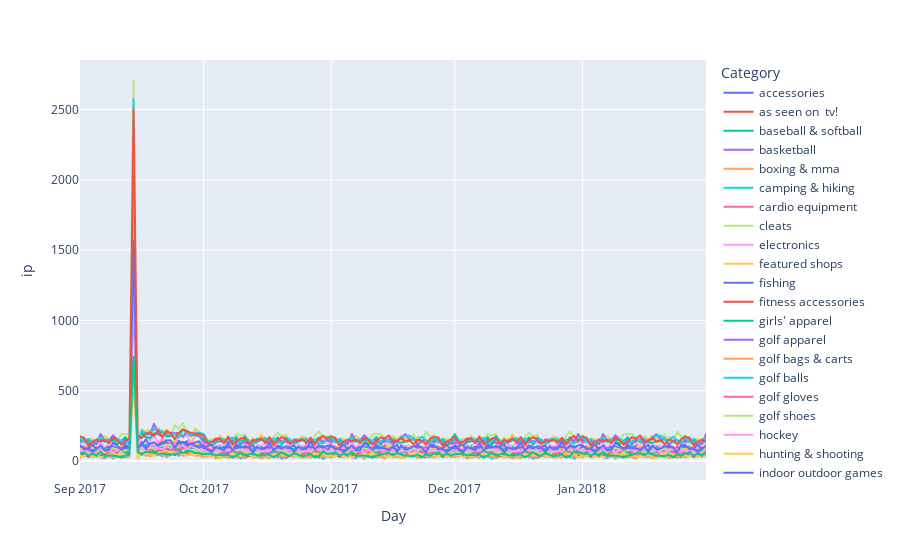

Source (notebook cell):
### Code cell
# plotting the data
fig = px.line(to_plot.reset_index(), x = 'Day', y = 'ip', color = 'Category')
fig.show()

### Figure 1 — Plotly figure (JSON) as saved in the notebook; plotly's stock layout.template omitted (floating-point values rounded to 4 significant figures; data arrays with more than 128 entries replaced by an {"elided": "..."} marker saying what was removed)
{"data": [{"hovertemplate": "Category=accessories<br>Day=%{x}<br>ip=%{y}<extra></extra>", "legendgroup": "accessories", "line": {"color": "#636efa", "dash": "solid"}, "marker": {"symbol": "circle"}, "mode": "lines", "name": "accessories", "showlegend": true, "type": "scattergl", "x": {"elided": "153 str values"}, "xaxis": "x", "y": {"elided": "153 int values"}, "yaxis": "y"}, {"hovertemplate": "Category=as seen on  tv!<br>Day=%{x}<br>ip=%{y}<extra></extra>", "legendgroup": "as seen on  tv!", "line": {"color": "#EF553B", "dash": "solid"}, "marker": {"symbol": "circle"}, "mode": "lines", "name": "as seen on  tv!", "showlegend": true, "type": "scattergl", "x": {"elided": "153 str values"}, "xaxis": "x", "y": {"elided": "153 int values"}, "yaxis": "y"}, {"hovertemplate": "Category=baseball & softball<br>Day=%{x}<br>ip=%{y}<extra></extra>", "legendgroup": "baseball & softball", "line": {"color": "#00cc96", "dash": "solid"}, "marker": {"symbol": "circle"}, "mode": "lines", "name": "baseball & softball", "showlegend": true, "type": "scattergl", "x": {"elided": "153 str values"}, "xaxis": "x", "y": {"elided": "153 int values"}, "yaxis": "y"}, {"hovertemplate": "Category=basketball<br>Day=%{x}<br>ip=%{y}<extra></extra>", "legendgroup": "basketball", "line": {"color": "#ab63fa", "dash": "solid"}, "marker": {"symbol": "circle"}, "mode": "lines", "name": "basketball", "showlegend": true, "type": "scattergl", "x": {"elided": "153 str values"}, "xaxis": "x", "y": {"elided": "153 int values"}, "yaxis": "y"}, {"hovertemplate": "Category=boxing & mma<br>Day=%{x}<br>ip=%{y}<extra></extra>", "legendgroup": "boxing & mma", "line": {"color": "#FFA15A", "dash": "solid"}, "marker": {"symbol": "circle"}, "mode": "lines", "name": "boxing & mma", "showlegend": true, "type": "scattergl", "x": {"elided": "153 str values"}, "xaxis": "x", "y": {"elided": "153 int values"}, "yaxis": "y"}, {"hovertemplate": "Category=camping & hiking<br>Day=%{x}<br>ip=%{y}<extra></extra>", "legendgroup": "camping & hiking", "line": {"color": "#19d3f3", "dash": "solid"}, "marker": {"symbol": "circle"}, "mode": "lines", "name": "camping & hiking", "showlegend": true, "type": "scattergl", "x": {"elided": "153 str values"}, "xaxis": "x", "y": {"elided": "153 int values"}, "yaxis": "y"}, {"hovertemplate": "Category=cardio equipment<br>Day=%{x}<br>ip=%{y}<extra></extra>", "legendgroup": "cardio equipment", "line": {"color": "#FF6692", "dash": "solid"}, "marker": {"symbol": "circle"}, "mode": "lines", "name": "cardio equipment", "showlegend": true, "type": "scattergl", "x": {"elided": "153 str values"}, "xaxis": "x", "y": {"elided": "153 int values"}, "yaxis": "y"}, {"hovertemplate": "Category=cleats<br>Day=%{x}<br>ip=%{y}<extra></extra>", "legendgroup": "cleats", "line": {"color": "#B6E880", "dash": "solid"}, "marker": {"symbol": "circle"}, "mode": "lines", "name": "cleats", "showlegend": true, "type": "scattergl", "x": {"elided": "153 str values"}, "xaxis": "x", "y": {"elided": "153 int values"}, "yaxis": "y"}, {"hovertemplate": "Category=electronics<br>Day=%{x}<br>ip=%{y}<extra></extra>", "legendgroup": "electronics", "line": {"color": "#FF97FF", "dash": "solid"}, "marker": {"symbol": "circle"}, "mode": "lines", "name": "electronics", "showlegend": true, "type": "scattergl", "x": {"elided": "153 str values"}, "xaxis": "x", "y": {"elided": "153 int values"}, "yaxis": "y"}, {"hovertemplate": "Category=featured shops<br>Day=%{x}<br>ip=%{y}<extra></extra>", "legendgroup": "featured shops", "line": {"color": "#FECB52", "dash": "solid"}, "marker": {"symbol": "circle"}, "mode": "lines", "name": "featured shops", "showlegend": true, "type": "scattergl", "x": {"elided": "153 str values"}, "xaxis": "x", "y": {"elided": "153 int values"}, "yaxis": "y"}, {"hovertemplate": "Category=fishing<br>Day=%{x}<br>ip=%{y}<extra></extra>", "legendgroup": "fishing", "line": {"color": "#636efa", "dash": "solid"}, "marker": {"symbol": "circle"}, "mode": "lines", "name": "fishing", "showlegend": true, "type": "scattergl", "x": {"elided": "153 str values"}, "xaxis": "x", "y": {"elided": "153 int values"}, "yaxis": "y"}, {"hovertemplate": "Category=fitness accessories<br>Day=%{x}<br>ip=%{y}<extra></extra>", "legendgroup": "fitness accessories", "line": {"color": "#EF553B", "dash": "solid"}, "marker": {"symbol": "circle"}, "mode": "lines", "name": "fitness accessories", "showlegend": true, "type": "scattergl", "x": {"elided": "153 str values"}, "xaxis": "x", "y": {"elided": "153 int values"}, "yaxis": "y"}, {"hovertemplate": "Category=girls' apparel<br>Day=%{x}<br>ip=%{y}<extra></extra>", "legendgroup": "girls' apparel", "line": {"color": "#00cc96", "dash": "solid"}, "marker": {"symbol": "circle"}, "mode": "lines", "name": "girls' apparel", "showlegend": true, "type": "scattergl", "x": {"elided": "153 str values"}, "xaxis": "x", "y": {"elided": "153 int values"}, "yaxis": "y"}, {"hovertemplate": "Category=golf apparel<br>Day=%{x}<br>ip=%{y}<extra></extra>", "legendgroup": "golf apparel", "line": {"color": "#ab63fa", "dash": "solid"}, "marker": {"symbol": "circle"}, "mode": "lines", "name": "golf apparel", "showlegend": true, "type": "scattergl", "x": {"elided": "153 str values"}, "xaxis": "x", "y": {"elided": "153 int values"}, "yaxis": "y"}, {"hovertemplate": "Category=golf bags & carts<br>Day=%{x}<br>ip=%{y}<extra></extra>", "legendgroup": "golf bags & carts", "line": {"color": "#FFA15A", "dash": "solid"}, "marker": {"symbol": "circle"}, "mode": "lines", "name": "golf bags & carts", "showlegend": true, "type": "scattergl", "x": {"elided": "153 str values"}, "xaxis": "x", "y": {"elided": "153 int values"}, "yaxis": "y"}, {"hovertemplate": "Category=golf balls<br>Day=%{x}<br>ip=%{y}<extra></extra>", "legendgroup": "golf balls", "line": {"color": "#19d3f3", "dash": "solid"}, "marker": {"symbol": "circle"}, "mode": "lines", "name": "golf balls", "showlegend": true, "type": "scattergl", "x": {"elided": "153 str values"}, "xaxis": "x", "y": {"elided": "153 int values"}, "yaxis": "y"}, {"hovertemplate": "Category=golf gloves<br>Day=%{x}<br>ip=%{y}<extra></extra>", "legendgroup": "golf gloves", "line": {"color": "#FF6692", "dash": "solid"}, "marker": {"symbol": "circle"}, "mode": "lines", "name": "golf gloves", "showlegend": true, "type": "scattergl", "x": {"elided": "153 str values"}, "xaxis": "x", "y": {"elided": "153 int values"}, "yaxis": "y"}, {"hovertemplate": "Category=golf shoes<br>Day=%{x}<br>ip=%{y}<extra></extra>", "legendgroup": "golf shoes", "line": {"color": "#B6E880", "dash": "solid"}, "marker": {"symbol": "circle"}, "mode": "lines", "name": "golf shoes", "showlegend": true, "type": "scattergl", "x": {"elided": "153 str values"}, "xaxis": "x", "y": {"elided": "153 int values"}, "yaxis": "y"}, {"hovertemplate": "Category=hockey<br>Day=%{x}<br>ip=%{y}<extra></extra>", "legendgroup": "hockey", "line": {"color": "#FF97FF", "dash": "solid"}, "marker": {"symbol": "circle"}, "mode": "lines", "name": "hockey", "showlegend": true, "type": "scattergl", "x": {"elided": "153 str values"}, "xaxis": "x", "y": {"elided": "153 int values"}, "yaxis": "y"}, {"hovertemplate": "Category=hunting & shooting<br>Day=%{x}<br>ip=%{y}<extra></extra>", "legendgroup": "hunting & shooting", "line": {"color": "#FECB52", "dash": "solid"}, "marker": {"symbol": "circle"}, "mode": "lines", "name": "hunting & shooting", "showlegend": true, "type": "scattergl", "x": {"elided": "153 str values"}, "xaxis": "x", "y": {"elided": "153 int values"}, "yaxis": "y"}, {"hovertemplate": "Category=indoor outdoor games<br>Day=%{x}<br>ip=%{y}<extra></extra>", "legendgroup": "indoor outdoor games", "line": {"color": "#636efa", "dash": "solid"}, "marker": {"symbol": "circle"}, "mode": "lines", "name": "indoor outdoor games", "showlegend": true, "type": "scattergl", "x": {"elided": "153 str values"}, "xaxis": "x", "y": {"elided": "153 int values"}, "yaxis": "y"}, {"hovertemplate": "Category=kids' golf clubs<br>Day=%{x}<br>ip=%{y}<extra></extra>", "legendgroup": "kids' golf clubs", "line": {"color": "#EF553B", "dash": "solid"}, "marker": {"symbol": "circle"}, "mode": "lines", "name": "kids' golf clubs", "showlegend": true, "type": "scattergl", "x": {"elided": "153 str values"}, "xaxis": "x", "y": {"elided": "153 int values"}, "yaxis": "y"}, {"hovertemplate": "Category=lacrosse<br>Day=%{x}<br>ip=%{y}<extra></extra>", "legendgroup": "lacrosse", "line": {"color": "#00cc96", "dash": "solid"}, "marker": {"symbol": "circle"}, "mode": "lines", "name": "lacrosse", "showlegend": true, "type": "scattergl", "x": {"elided": "153 str values"}, "xaxis": "x", "y": {"elided": "153 int values"}, "yaxis": "y"}, {"hovertemplate": "Category=men's footwear<br>Day=%{x}<br>ip=%{y}<extra></extra>", "legendgroup": "men's footwear", "line": {"color": "#ab63fa", "dash": "solid"}, "marker": {"symbol": "circle"}, "mode": "lines", "name": "men's footwear", "showlegend": true, "type": "scattergl", "x": {"elided": "153 str values"}, "xaxis": "x", "y": {"elided": "153 int values"}, "yaxis": "y"}, {"hovertemplate": "Category=men's golf clubs<br>Day=%{x}<br>ip=%{y}<extra></extra>", "legendgroup": "men's golf clubs", "line": {"color": "#FFA15A", "dash": "solid"}, "marker": {"symbol": "circle"}, "mode": "lines", "name": "men's golf clubs", "showlegend": true, "type": "scattergl", "x": {"elided": "153 str values"}, "xaxis": "x", "y": {"elided": "153 int values"}, "yaxis": "y"}, {"hovertemplate": "Category=shop by sport<br>Day=%{x}<br>ip=%{y}<extra></extra>", "legendgroup": "shop by sport", "line": {"color": "#19d3f3", "dash": "solid"}, "marker": {"symbol": "circle"}, "mode": "lines", "name": "shop by sport", "showlegend": true, "type": "scattergl", "x": {"elided": "153 str values"}, "xaxis": "x", "y": {"elided": "153 int values"}, "yaxis": "y"}, {"hovertemplate": "Category=soccer<br>Day=%{x}<br>ip=%{y}<extra></extra>", "legendgroup": "soccer", "line": {"color": "#FF6692", "dash": "solid"}, "marker": {"symbol": "circle"}, "mode": "lines", "name": "soccer", "showlegend": true, "type": "scattergl", "x": {"elided": "153 str values"}, "xaxis": "x", "y": {"elided": "153 int values"}, "yaxis": "y"}, {"hovertemplate": "Category=strength training<br>Day=%{x}<br>ip=%{y}<extra></extra>", "legendgroup": "strength training", "line": {"color": "#B6E880", "dash": "solid"}, "marker": {"symbol": "circle"}, "mode": "lines", "name": "strength training", "showlegend": true, "type": "scattergl", "x": {"elided": "153 str values"}, "xaxis": "x", "y": {"elided": "153 int values"}, "yaxis": "y"}, {"hovertemplate": "Category=tennis & racquet<br>Day=%{x}<br>ip=%{y}<extra></extra>", "legendgroup": "tennis & racquet", "line": {"color": "#FF97FF", "dash": "solid"}, "marker": {"symbol": "circle"}, "mode": "lines", "name": "tennis & racquet", "showlegend": true, "type": "scattergl", "x": {"elided": "153 str values"}, "xaxis": "x", "y": {"elided": "153 int values"}, "yaxis": "y"}, {"hovertemplate": "Category=trade-in<br>Day=%{x}<br>ip=%{y}<extra></extra>", "legendgroup": "trade-in", "line": {"color": "#FECB52", "dash": "solid"}, "marker": {"symbol": "circle"}, "mode": "lines", "name": "trade-in", "showlegend": true, "type": "scattergl", "x": {"elided": "153 str values"}, "xaxis": "x", "y": {"elided": "153 int values"}, "yaxis": "y"}, {"hovertemplate": "Category=water sports<br>Day=%{x}<br>ip=%{y}<extra></extra>", "legendgroup": "water sports", "line": {"color": "#636efa", "dash": "solid"}, "marker": {"symbol": "circle"}, "mode": "lines", "name": "water sports", "showlegend": true, "type": "scattergl", "x": {"elided": "153 str values"}, "xaxis": "x", "y": {"elided": "153 int values"}, "yaxis": "y"}, {"hovertemplate": "Category=women's apparel<br>Day=%{x}<br>ip=%{y}<extra></extra>", "legendgroup": "women's apparel", "line": {"color": "#EF553B", "dash": "solid"}, "marker": {"symbol": "circle"}, "mode": "lines", "name": "women's apparel", "showlegend": true, "type": "scattergl", "x": {"elided": "153 str values"}, "xaxis": "x", "y": {"elided": "153 int values"}, "yaxis": "y"}, {"hovertemplate": "Category=women's golf clubs<br>Day=%{x}<br>ip=%{y}<extra></extra>", "legendgroup": "women's golf clubs", "line": {"color": "#00cc96", "dash": "solid"}, "marker": {"symbol": "circle"}, "mode": "lines", "name": "women's golf clubs", "showlegend": true, "type": "scattergl", "x": {"elided": "153 str values"}, "xaxis": "x", "y": {"elided": "153 int values"}, "yaxis": "y"}], "layout": {"legend": {"title": {"text": "Category"}, "tracegroupgap": 0}, "margin": {"t": 60}, "xaxis": {"anchor": "y", "domain": [0, 1], "title": {"text": "Day"}}, "yaxis": {"anchor": "x", "domain": [0, 1], "title": {"text": "ip"}}}}
